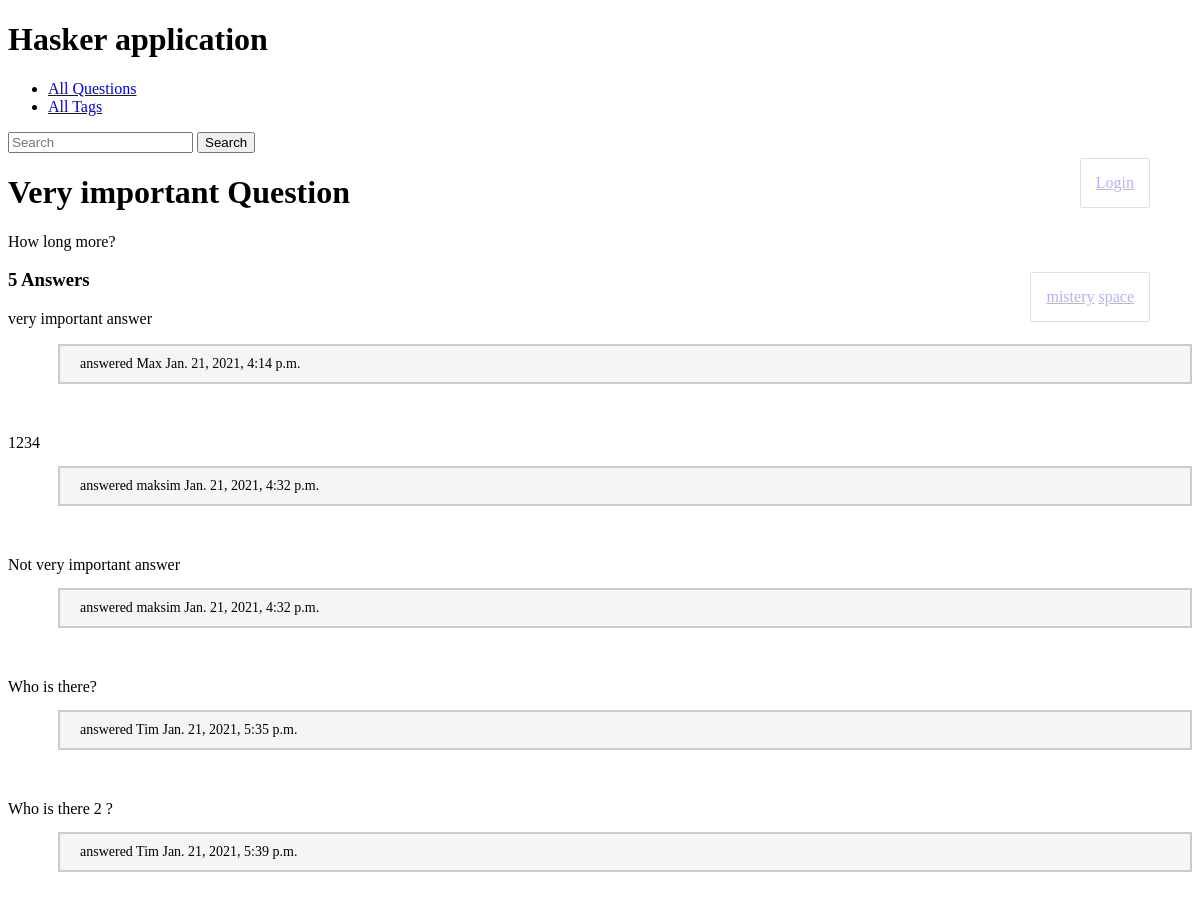
Screenshot of /sdvds-1580055700/ with the database file from the repository.
### hasker/models.py (models this page shows, shortened)
class Question(models.Model):
    author = models.ForeignKey(User, on_delete=models.CASCADE)
    title = models.CharField(max_length=150, db_index=True)
    slug = models.SlugField(max_length=150, blank=True, unique=True)
    content = models.TextField(blank=False, db_index=True)
    tags = models.ManyToManyField('Tag', blank=True, related_name='questions')
    date_create = models.DateTimeField(auto_now_add=True)
    def answer_count(self):
        return self.answer_set.values().__len__()
    class Meta:
        ordering = ['-date_create']

class Tag(models.Model):
    title = models.CharField(max_length=50)
    slug = models.SlugField(max_length=50, unique=True)
    def get_absolute_url(self):
        return reverse('tag_detail_url', kwargs={'slug': self.slug})
    class Meta:
        ordering = ['title']

class Answer(models.Model):
    user = models.ForeignKey(User, on_delete=models.CASCADE)
    question = models.ForeignKey(Question, on_delete=models.CASCADE)
    content = models.TextField(blank=False, db_index=True)
    date_create = models.DateTimeField(auto_now_add=True)
    is_correct = models.BooleanField(default=False)

### hasker/views.py (the view)
# urls.py: path('<str:slug>/', question_detail, name='question_detail_url'),
def question_detail(request, slug):
    user = request.user
    if request.method == 'POST' and user.is_authenticated:
        form = AnswerForm(request.POST)
        if form.is_valid():
            text = form.cleaned_data['text']
            question = get_object_or_404(Question, slug=slug)
            Answer.objects.create(question=question, content=text, user=user)
            return HttpResponseRedirect(question.get_absolute_url())
    else:
        form = AnswerForm()
        question = Question.objects.get(slug=slug)
        return render(request, 'hasker/question_detail.html', context={'form': form, 'question': question})

### hasker/forms.py
class AnswerForm(forms.Form):
    text = forms.CharField(widget=forms.Textarea(), label='')

### hasker/templates/hasker/question_detail.html (shortened to what this page needs)
{% extends 'hasker/base_hasker.html' %}
{% block content %}
    <h1>
        {{ question.title }}
    </h1>
    <p>
        {{ question.content }}
    </p>
    <div class="admin-panel">
       {% for tag in question.tags.all %}
        <a href="{{ tag.get_absolute_url }}">{{ tag.title }}</a>
       {% endfor %}
    </div>
    <h3>
        {% if question.answer_count > 1 %} {{ question.answer_count }} Answers {% endif %}
    </h3>
    <p>
       {% for answer in question.answer_set.all %}
            {{ answer.content }}
            <br>
            <p class="answered"> answered {{ answer.user  }} {{ answer.date_create }} </p>
            <br>
            <br>
       {% endfor %}
    </p>
{% endblock %}

### static/css/styles.css (style rules this page uses)
.admin-panel { border: 1px solid #999; border-radius: 2px; position: fixed; right: 50px; head: 15px; opacity: 0.3; padding: 15px; margin: 5px 0; }
.answered { margin-left: 50px; padding: 10px 20px 10px 20px; font-size: 14px; background-color: #f5f5f5; border: 2px solid #cccccc; }

### rows the page displays
Question: title "Very important Question", content "How long more?", answer_count "5"
Tag: title "mistery"
Tag: title "space"
Answer: content "very important answer", user "Max", date_create "Jan. 21, 2021, 4:14 p.m."
Answer: content "1234", user "maksim", date_create "Jan. 21, 2021, 4:32 p.m."
Answer: content "Not very important answer", user "maksim", date_create "Jan. 21, 2021, 4:32 p.m."
Answer: content "Who is there?", user "Tim", date_create "Jan. 21, 2021, 5:35 p.m."
Answer: content "Who is there 2 ?", user "Tim", date_create "Jan. 21, 2021, 5:39 p.m."
